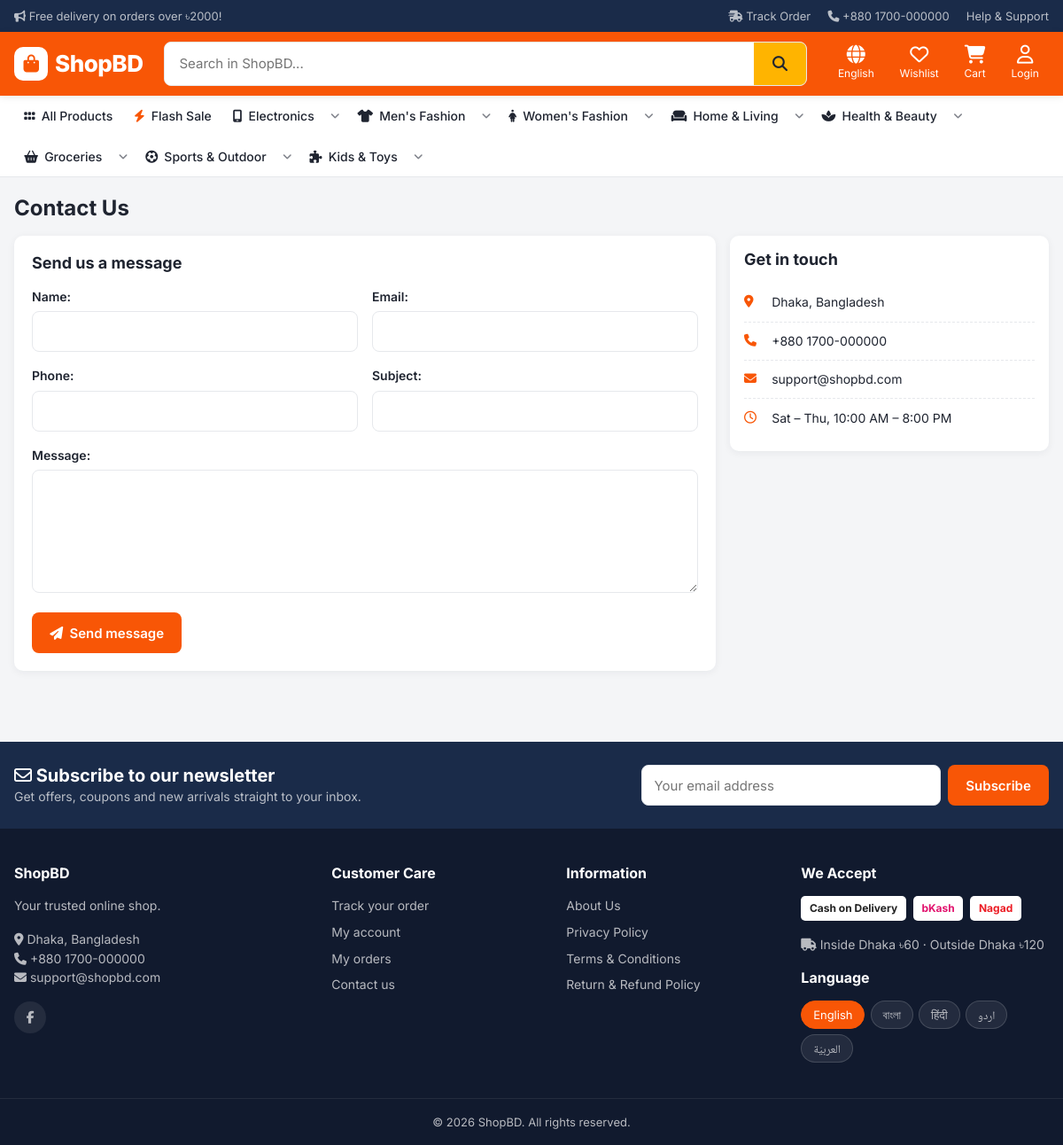
Page /contact/ on the committed database.
### core/models.py (models this page shows, shortened)
class SiteSetting(TranslatableMixin, models.Model):
    site_name = models.CharField(max_length=100, default="ShopBD")
    tagline = models.CharField(max_length=200, blank=True, default="Online Shopping in Bangladesh")
    logo = models.ImageField(upload_to="site/", blank=True)
    favicon = models.ImageField(upload_to="site/", blank=True)
    phone = models.CharField(max_length=30, blank=True, default="+880 1700-000000")
    email = models.EmailField(blank=True, default="support@shopbd.com")
    address = models.CharField(max_length=255, blank=True, default="Dhaka, Bangladesh")
    facebook = models.URLField(blank=True)
    instagram = models.URLField(blank=True)
    youtube = models.URLField(blank=True)
    top_notice = models.CharField(max_length=255, blank=True, default="Free delivery on orders over ৳2000!")
    default_language = models.CharField(
        max_length=10, choices=settings.LANGUAGES, default="en",
        help_text="নতুন ভিজিটর প্রথমে এই ভাষায় সাইট দেখবে (পরে নিজে বদলাতে পারবে)",
    )
    shipping_inside_dhaka = models.DecimalField(max_digits=8, decimal_places=2, default=Decimal("60"))
    shipping_outside_dhaka = models.DecimalField(max_digits=8, decimal_places=2, default=Decimal("120"))
    free_shipping_over = models.DecimalField(
        max_digits=10, decimal_places=2, default=Decimal("2000"),
        help_text="0 দিলে ফ্রি ডেলিভারি বন্ধ থাকবে",
    )
    bkash_number = models.CharField(max_length=20, blank=True, default="01700000000")
    nagad_number = models.CharField(max_length=20, blank=True, default="01700000000")
    enable_cod = models.BooleanField("Enable Cash on Delivery", default=True)
    enable_bkash = models.BooleanField(default=True)
    enable_nagad = models.BooleanField(default=True)
    footer_text = models.TextField(blank=True, default="Your trusted online shop.")
    class Meta:
        verbose_name = "Site Setting"
        verbose_name_plural = "Site Settings"
    @classmethod
    def load(cls):
        obj, _ = cls.objects.get_or_create(pk=1)
        return obj

class Page(TranslatableMixin, models.Model):
    title = models.CharField(max_length=150)
    slug = models.SlugField(unique=True)
    content = models.TextField(help_text="HTML লেখা যাবে")
    show_in_footer = models.BooleanField(default=True)
    is_active = models.BooleanField(default=True)

### store/models.py (models this page shows, shortened)
class Category(TranslatableMixin, models.Model):
    name = models.CharField(max_length=100)
    slug = models.SlugField(max_length=120, unique=True, blank=True, allow_unicode=True)
    parent = models.ForeignKey("self", null=True, blank=True, on_delete=models.CASCADE, related_name="children")
    image = models.ImageField(upload_to="categories/", blank=True)
    icon = models.CharField(max_length=50, blank=True, help_text="Font Awesome class, যেমন: fa-mobile-screen")
    order = models.PositiveIntegerField(default=0)
    is_active = models.BooleanField(default=True)
    show_on_home = models.BooleanField(default=True)
    class Meta:
        verbose_name_plural = "Categories"
        ordering = ["order", "name"]
    def get_absolute_url(self):
        return reverse("store:category", args=[self.slug])

### core/views.py (the view)
# urls.py: path("contact/", views.contact, name="contact"),
def contact(request):
    form = ContactForm(request.POST or None)
    if request.method == "POST" and form.is_valid():
        ContactMessage.objects.create(**form.cleaned_data)
        messages.success(request, _("Thanks! We received your message and will reply soon."))
        return redirect("core:contact")
    return render(request, "core/contact.html", {"form": form})

### core/forms.py
class ContactForm(forms.Form):
    name = forms.CharField(label=_("Name"), max_length=100)
    email = forms.EmailField(label=_("Email"))
    phone = forms.CharField(label=_("Phone"), max_length=20, required=False)
    subject = forms.CharField(label=_("Subject"), max_length=200)
    message = forms.CharField(label=_("Message"), widget=forms.Textarea(attrs={"rows": 5}))
    def __init__(self, *args, **kwargs):
        super().__init__(*args, **kwargs)
        for f in self.fields.values():
            f.widget.attrs["class"] = "form-control"

### cart/cart.py (called while the page is built)
    def __len__(self):
        return sum(item["quantity"] for item in self.cart.values())

### core/models.py (called while the page is built)
    @classmethod
    def load(cls):
        obj, _ = cls.objects.get_or_create(pk=1)
        return obj

    def css_variables(self):
        from .theme import build_css_variables
        return build_css_variables(self)

### core/templatetags/shop_tags.py (called while the page is built)
@register.filter
def taka(value):
    try:
        text = f"৳{Decimal(value):,.0f}"
    except Exception:
        return value
    if (get_language() or "").startswith("bn"):
        text = text.translate(BN_DIGITS)
    return text

@register.filter
def tr(obj, field):
    if obj is None:
        return ""
    if hasattr(obj, "tr"):
        return obj.tr(field)
    return getattr(obj, field, "")

@register.simple_tag
def theme_style(theme_vars):
    css = ";".join(f"{k}:{v}" for k, v in (theme_vars or {}).items())
    return format_html("<style>:root{{{}}}</style>", mark_safe(css.replace("<", "")))

### core/theme.py (called while the page is built)
def _rgb(hex_color):
    h = (hex_color or "#000000").lstrip("#")
    try:
        return tuple(int(h[i:i + 2], 16) for i in (0, 2, 4))
    except ValueError:
        return (0, 0, 0)

def _hex(rgb):
    return "#" + "".join(f"{max(0, min(255, round(c))):02x}" for c in rgb)

def mix(color, other, amount):
    a, b = _rgb(color), _rgb(other)
    return _hex(tuple(x + (y - x) * amount for x, y in zip(a, b)))

def luminance(color):
    def ch(c):
        c /= 255
        return c / 12.92 if c <= 0.03928 else ((c + 0.055) / 1.055) ** 2.4
    r, g, b = (ch(c) for c in _rgb(color))
    return 0.2126 * r + 0.7152 * g + 0.0722 * b

def readable_on(bg):
    return "#1f2430" if luminance(bg) > 0.45 else "#ffffff"

### core/translation.py (called while the page is built)
def current_lang():
    return (get_language() or DEFAULT_LANG).split("-")[0]

    def tr(self, field):
        t = self.get_translation()
        value = getattr(t, field, "") if t else ""
        return value or getattr(self, field)

### templates/core/contact.html (shortened to what this page needs)
{% extends "base.html" %}
{% load i18n %}
{% block content %}
<div class="container">
  <h1 class="page-title">{% trans "Contact Us" %}</h1>
  <div class="two-col">
    <section class="card card-body">
      <h3 class="card-title">{% trans "Send us a message" %}</h3>
      <form method="post">{% csrf_token %}
        <div class="form-row">
          <div class="form-group">{{ form.name.label_tag }}{{ form.name }}{{ form.name.errors }}</div>
          <div class="form-group">{{ form.email.label_tag }}{{ form.email }}{{ form.email.errors }}</div>
        </div>
        <div class="form-row">
          <div class="form-group">{{ form.phone.label_tag }}{{ form.phone }}</div>
          <div class="form-group">{{ form.subject.label_tag }}{{ form.subject }}{{ form.subject.errors }}</div>
        </div>
        <div class="form-group">{{ form.message.label_tag }}{{ form.message }}{{ form.message.errors }}</div>
        <button type="submit" class="btn btn-primary"><i class="fa-solid fa-paper-plane"></i> {% trans "Send message" %}</button>
      </form>
    </section>
    <aside class="card card-body pd-side" style="border:0">
      <h3 class="card-title">{% trans "Get in touch" %}</h3>
      <div class="row"><i class="fa-solid fa-location-dot"></i><div>{{ site.address }}</div></div>
      <div class="row"><i class="fa-solid fa-phone"></i><div><a href="tel:{{ site.phone }}" dir="ltr">{{ site.phone }}</a></div></div>
      <div class="row"><i class="fa-solid fa-envelope"></i><div><a href="mailto:{{ site.email }}">{{ site.email }}</a></div></div>
      <div class="row"><i class="fa-regular fa-clock"></i><div>{% trans "Sat – Thu, 10:00 AM – 8:00 PM" %}</div></div>
    </aside>
  </div>
</div>
{% endblock %}

### templates/base.html (shortened to what this page needs)
{% load static i18n shop_tags %}{% get_current_language as LANGUAGE_CODE %}{% get_current_language_bidi as LANGUAGE_BIDI %}{% get_available_languages as LANGUAGES %}{% get_language_info for LANGUAGE_CODE as cur_lang %}<!DOCTYPE html>
<html lang="{{ LANGUAGE_CODE }}" dir="{% if LANGUAGE_BIDI %}rtl{% else %}ltr{% endif %}">
<head>
  <link rel="stylesheet" href="https://cdnjs.cloudflare.com/ajax/libs/font-awesome/6.5.2/css/all.min.css">
  <link rel="stylesheet" href="{% static 'css/style.css' %}">
</head>
<body class="lang-{{ LANGUAGE_CODE }}">
  <div class="topbar">
    <div class="container">
      <span>{% with notice=site|tr:"top_notice" %}{% if notice %}<i class="fa-solid fa-bullhorn"></i> {{ notice }}{% endif %}{% endwith %}</span>
      <div class="topbar-links">
        <a href="{% url 'orders:track' %}"><i class="fa-solid fa-truck-fast"></i> {% trans "Track Order" %}</a>
        <a href="tel:{{ site.phone }}" dir="ltr"><i class="fa-solid fa-phone"></i> {{ site.phone }}</a>
        <a href="{% url 'core:contact' %}">{% trans "Help & Support" %}</a>
      </div>
    </div>
  </div>
  <header class="header">
    <div class="container header-main">
      <a href="{% url 'core:home' %}" class="logo">
        {% if site.logo %}<img src="{{ site.logo.url }}" alt="{{ site.site_name }}">
        {% else %}<span class="logo-mark"><i class="fa-solid fa-bag-shopping"></i></span>{{ site.site_name }}{% endif %}
      </a>
      <div class="search">
        <form action="{% url 'store:product_list' %}" method="get" role="search">
          <input id="search-input" type="search" name="q" value="{{ request.GET.q }}" placeholder="{% blocktrans with name=site.site_name %}Search in {{ name }}...{% endblocktrans %}"
                 autocomplete="off" data-url="{% url 'store:search_suggest' %}" aria-label="{% trans 'Search' %}">
          <button type="submit" aria-label="{% trans 'Search' %}"><i class="fa-solid fa-magnifying-glass"></i></button>
        </form>
      </div>
      <div class="header-actions">
        <div class="dropdown lang-switch">
          <button class="h-action" data-dropdown aria-label="{% trans 'Language' %}"><i class="fa-solid fa-globe"></i><span class="lbl">{{ cur_lang.name_local }}</span></button>
        </div>
        <a href="{% url 'store:wishlist' %}" class="h-action hide-sm">
          <i class="fa-regular fa-heart"></i><span class="lbl">{% trans "Wishlist" %}</span>
        </a>
        <a href="{% url 'cart:detail' %}" class="h-action">
          <i class="fa-solid fa-cart-shopping"></i><span class="lbl">{% trans "Cart" %}</span>
        </a>
        {% if user.is_authenticated %}
        <div class="dropdown">
          <button class="h-action" data-dropdown><i class="fa-regular fa-user"></i><span class="lbl">{{ user.first_name|default:user.username|truncatechars:12 }}</span></button>
          <div class="dropdown-menu">
            <a href="{% url 'accounts:dashboard' %}"><i class="fa-solid fa-gauge"></i> {% trans "My Account" %}</a>
            <a href="{% url 'orders:my_orders' %}"><i class="fa-solid fa-box"></i> {% trans "My Orders" %}</a>
            <a href="{% url 'store:wishlist' %}"><i class="fa-regular fa-heart"></i> {% trans "Wishlist" %}</a>
            <a href="{% url 'accounts:addresses' %}"><i class="fa-solid fa-location-dot"></i> {% trans "Addresses" %}</a>
            {% if pos_access %}<hr>
            <a href="{% url 'pos:terminal' %}"><i class="fa-solid fa-cash-register"></i> {% trans "Shop POS (counter sale)" %}</a>{% endif %}
            {% if user.is_staff %}<hr>
            <a href="{% url 'core:staff_dashboard' %}"><i class="fa-solid fa-chart-line"></i> {% trans "Seller Dashboard" %}</a>
            <a href="{% url 'admin:index' %}"><i class="fa-solid fa-screwdriver-wrench"></i> {% trans "Admin Panel" %}</a>
            <a href="{% url 'admin:core_themesetting_changelist' %}"><i class="fa-solid fa-palette"></i> {% trans "Theme & Colors" %}</a>{% endif %}
            <hr>
            <form method="post" action="{% url 'accounts:logout' %}">{% csrf_token %}
              <button type="submit"><i class="fa-solid fa-right-from-bracket"></i> {% trans "Logout" %}</button>
            </form>
          </div>
        </div>
        {% else %}
        <a href="{% url 'accounts:login' %}" class="h-action"><i class="fa-regular fa-user"></i><span class="lbl">{% trans "Login" %}</span></a>
        {% endif %}
      </div>
    </div>
  </header>
  <nav class="catnav">
    <div class="container">
      <ul>
        <li><a href="{% url 'store:product_list' %}"><i class="fa-solid fa-grip"></i> {% trans "All Products" %}</a></li>
        <li><a href="{% url 'store:product_list' %}?filter=flash"><i class="fa-solid fa-bolt" style="color:var(--primary)"></i> {% trans "Flash Sale" %}</a></li>
        {% for cat in menu_categories %}
        <li class="{% if cat.children.all %}has-sub{% endif %}">
          <a href="{{ cat.get_absolute_url }}">{% if cat.icon %}<i class="fa-solid {{ cat.icon }}"></i>{% endif %} {{ cat|tr:"name" }}</a>
          {% if cat.children.all %}
          <button type="button" class="sub-toggle" aria-expanded="false" aria-label="{% trans 'Sub-categories' %}"><i class="fa-solid fa-angle-down"></i><span class="caret-fallback">▾</span></button>
          {% endif %}
        </li>
        {% endfor %}
      </ul>
    </div>
  </nav>
  <main>
    {% block content %}{% endblock %}
  </main>
  <section class="newsletter no-print">
    <div class="container">
      <div>
        <h3><i class="fa-regular fa-envelope"></i> {% trans "Subscribe to our newsletter" %}</h3>
        <p>{% trans "Get offers, coupons and new arrivals straight to your inbox." %}</p>
      </div>
      <form method="post" action="{% url 'core:subscribe' %}">{% csrf_token %}
        <input class="form-control" type="email" name="email" placeholder="{% trans 'Your email address' %}" required>
        <button class="btn btn-primary" type="submit">{% trans "Subscribe" %}</button>
      </form>
    </div>
  </section>
  <footer class="footer">
    <div class="container footer-grid">
      <div>
        <h4>{{ site.site_name }}</h4>
        <p>{{ site|tr:"footer_text" }}</p>
        <p><i class="fa-solid fa-location-dot"></i> {{ site.address }}<br>
           <i class="fa-solid fa-phone"></i> <span dir="ltr">{{ site.phone }}</span><br>
           <i class="fa-solid fa-envelope"></i> {{ site.email }}</p>
        <div class="socials">
          {% if site.facebook %}<a href="{{ site.facebook }}" target="_blank" rel="noopener" aria-label="Facebook"><i class="fa-brands fa-facebook-f"></i></a>{% endif %}
        </div>
      </div>
      <div>
        <h4>{% trans "Customer Care" %}</h4>
        <ul>
          <li><a href="{% url 'orders:track' %}">{% trans "Track your order" %}</a></li>
          <li><a href="{% url 'accounts:dashboard' %}">{% trans "My account" %}</a></li>
          <li><a href="{% url 'orders:my_orders' %}">{% trans "My orders" %}</a></li>
          <li><a href="{% url 'core:contact' %}">{% trans "Contact us" %}</a></li>
        </ul>
      </div>
      <div>
        <h4>{% trans "Information" %}</h4>
        <ul>
          {% for p in footer_pages %}<li><a href="{% url 'core:page' p.slug %}">{{ p|tr:"title" }}</a></li>{% endfor %}
        </ul>
      </div>
      <div>
        <h4>{% trans "We Accept" %}</h4>
        <div class="pay-icons">
          {% if site.enable_cod %}<span>{% trans "Cash on Delivery" %}</span>{% endif %}
          {% if site.enable_bkash %}<span style="color:#e2136e">{% trans "bKash" %}</span>{% endif %}
          {% if site.enable_nagad %}<span style="color:#ec1c24">{% trans "Nagad" %}</span>{% endif %}
        </div>
        <p class="mt-2"><i class="fa-solid fa-truck"></i> {% trans "Inside Dhaka" %} {{ site.shipping_inside_dhaka|taka }} · {% trans "Outside Dhaka" %} {{ site.shipping_outside_dhaka|taka }}</p>
        <h4 class="mt-2">{% trans "Language" %}</h4>
        <form action="{% url 'set_language' %}" method="post" class="footer-langs">{% csrf_token %}
          {% for code, name in LANGUAGES %}{% get_language_info for code as lang %}
          <button type="submit" name="language" value="{{ code }}" class="{% if code == LANGUAGE_CODE %}active{% endif %}">{{ lang.name_local }}</button>
          {% endfor %}
        </form>
      </div>
    </div>
    <div class="copyright">© {% now "Y" %} {{ site.site_name }}. {% trans "All rights reserved." %}</div>
  </footer>
  {% trans "Ends in" as t_ends %}{% trans "Something went wrong." as t_wrong %}{% trans "Free" as t_free %}{% trans "Close" as t_close %}
</body>
</html>

### rows in the picture
SiteSetting: top_notice "Free delivery on orders over ৳2000!", phone "+880 1700-000000", site_name "ShopBD", address "Dhaka, Bangladesh", email "support@shopbd.com", footer_text "Your trusted online shop.", shipping_inside_dhaka|taka "৳60", shipping_outside_dhaka|taka "৳120"
Category: name "Electronics"
Category: name "Men's Fashion"
Category: name "Women's Fashion"
Category: name "Home & Living"
Category: name "Health & Beauty"
Category: name "Groceries"
Category: name "Sports & Outdoor"
Category: name "Kids & Toys"
Page: title "About Us"
Page: title "Privacy Policy"
Page: title "Terms & Conditions"
Page: title "Return & Refund Policy"

### other values in the picture
{{ cur_lang.name_local }} "English"
{{ lang.name_local }} "English" "বাংলা" "हिंदी" "اردو" "العربيّة"
